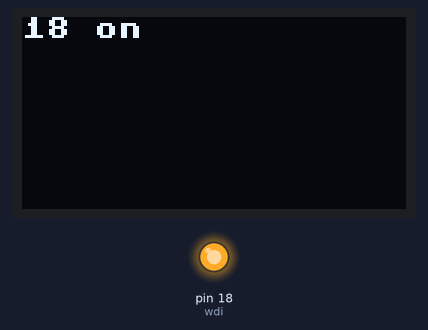
The program below on a simulated MicroPython board. Shown: 128×64 one-colour display, output pins drawn as LEDs (lit = HIGH).

Above: at 0.1 s.
At 3.1 s:
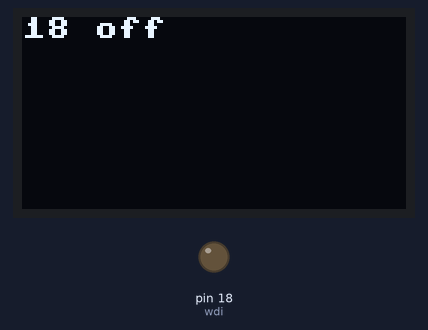
Timing chart, 0 to 128.5 s (numbered marks = the images above):
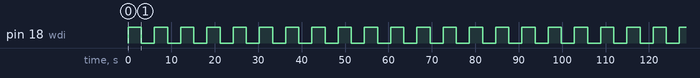

Measured:
- by itself, pin 18 (wdi): alternates HIGH for 3.0 s and LOW for 3.0 s
- what the display in image 0 shows lasts 3.0 s, from 0.1 s to 3.1 s

The program:

test1.py
```python
from machine import UART
import time
import ssd1306
from machine import I2C
from machine import Pin
import gc
import bme280
import ujson as json
import urequests as requests

pin_num=18

wdi=Pin(pin_num,Pin.OUT)


i2c = I2C(-1, Pin(14), Pin(2))
oled = ssd1306.SSD1306_I2C(128, 64, i2c)
bme=bme280.BME280(i2c=i2c)


while True:

    wdi.value(True)

    oled.fill(0)
    oled.text(str(pin_num)+' on',0,0)
    oled.show()

    time.sleep(3)

    wdi.value(False)
    oled.fill(0)
    oled.text(str(pin_num)+' off',0,0)
    oled.show()

    time.sleep(3)
```
